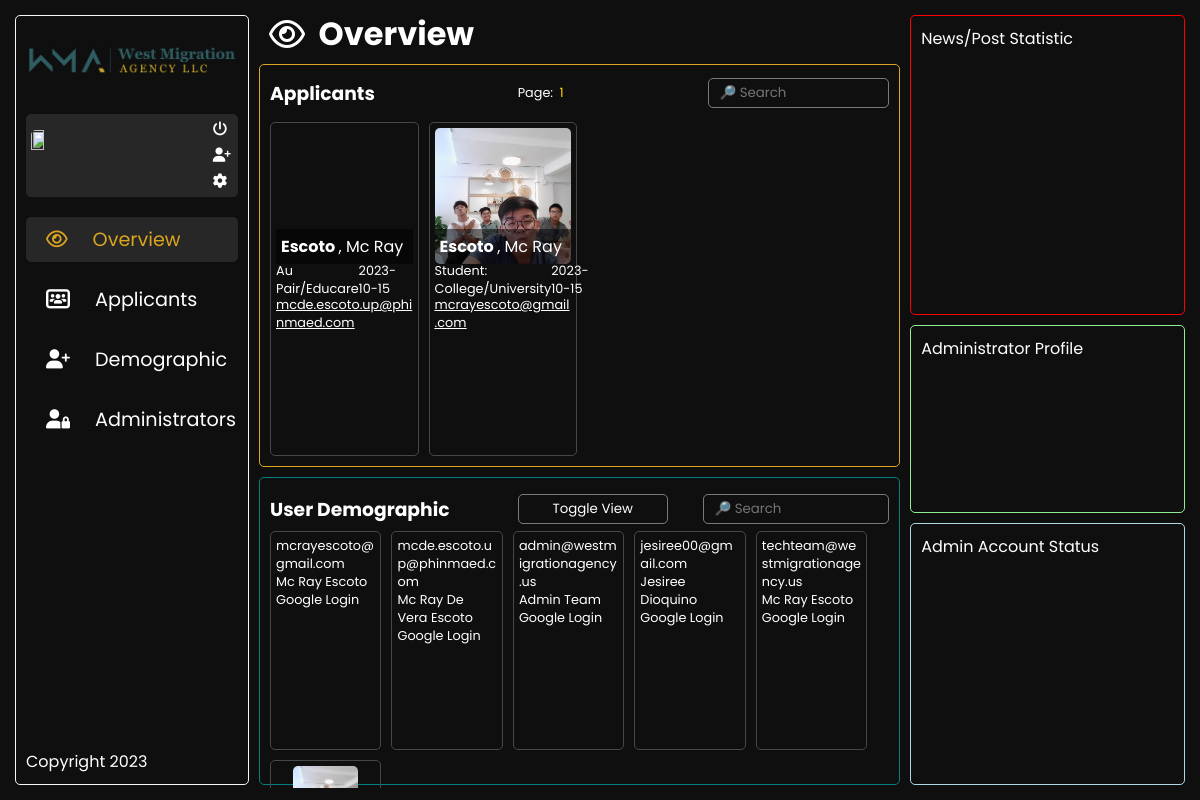
Page /Administrator/Admin_Dashboard/Dash_Overview/dash_overview.php on the committed database.
### tables this page shows
CREATE TABLE `j1_visa` (
  `id` int(11) NOT NULL,
  `first_name` varchar(50) DEFAULT NULL,
  `last_name` varchar(50) DEFAULT NULL,
  `full_address` varchar(255) DEFAULT NULL,
  `country` varchar(50) DEFAULT NULL,
  `phone_number` varchar(15) DEFAULT NULL,
  `email_address` varchar(100) DEFAULT NULL,
  `profession` varchar(100) DEFAULT NULL,
  `date_submitted` date DEFAULT curdate(),
  `file` varchar(255) DEFAULT NULL,
  `login_method` varchar(255) DEFAULT NULL
);

CREATE TABLE `wma_users_google` (
  `id` int(11) NOT NULL,
  `email` varchar(100) NOT NULL DEFAULT '',
  `first_name` varchar(50) NOT NULL DEFAULT '',
  `last_name` varchar(50) NOT NULL DEFAULT '',
  `full_name` varchar(100) NOT NULL DEFAULT '',
  `picture` varchar(255) NOT NULL DEFAULT '',
  `verifiedEmail` int(11) NOT NULL DEFAULT 0,
  `token` varchar(255) NOT NULL DEFAULT ''
);

CREATE TABLE `wma_users_standard` (
  `id` int(11) NOT NULL,
  `first_name` varchar(50) NOT NULL,
  `last_name` varchar(50) NOT NULL,
  `phone_number` varchar(20) DEFAULT NULL,
  `birth_date` date DEFAULT NULL,
  `email` varchar(255) NOT NULL,
  `password` varchar(255) NOT NULL,
  `profile_picture` varchar(255) DEFAULT NULL
);

### Administrator/Admin_Dashboard/Dashboard_Scripts/j1_visa.php (called while the page is built, shortened)
<?php
require_once '../../Database/wma_forms.php';
$query = "SELECT * FROM j1_visa";
$result = $conn->query($query);
$applicants = [];
if ($result) {
   while ($row = $result->fetch_assoc()) {
      $applicants[] = $row;
   }
} else {
   echo "Error: " . $conn->error;
}
?>

### Administrator/Admin_Dashboard/Dashboard_Scripts/wma_users_tables.php (called while the page is built, shortened)
<?php
require_once '../../Database/wma_users.php';
$query_google = "SELECT * FROM wma_users_google";
$result_google = $conn->query($query_google);
$google_users = [];
if ($result_google) {
   while ($row = $result_google->fetch_assoc()) {
      $google_users[] = $row;
   }
} else {
   echo "Error: " . $conn->error;
}
$query_standard = "SELECT * FROM wma_users_standard";
$result_standard = $conn->query($query_standard);
$standard_users = [];
if ($result_standard) {
   while ($row = $result_standard->fetch_assoc()) {
      $standard_users[] = $row;
   }
} else {
   echo "Error: " . $conn->error;
}
?>

### Administrator/Admin_Dashboard/Dash_Overview/dash_overview.php (the view, shortened to what this page needs)
<?php
require_once "../../Database/wma_administrator.php";
require_once "../Dashboard_Scripts/j1_visa.php";
$page = isset($_GET['page']) ? $_GET['page'] : 1;
$cardsPerPage = 20;
$start = ($page - 1) * $cardsPerPage;
?>
<!DOCTYPE html>
<html lang="en">
<head>
   <link rel="stylesheet" href="dash_overview.css">
   <link rel="stylesheet" href="../Dash_Global/dash_global.css">
   <link rel="stylesheet" href="../../../Pages/Global/global.css" />
   <link rel="stylesheet" href="https://cdnjs.cloudflare.com/ajax/libs/font-awesome/6.4.2/css/all.min.css"
 />
</head>
<body>
   <nav>
      <div class="home_section">
         <a href="../../../Pages/Home/home.php">
            <img src="../../../Photos/wma-logo.png" alt="">
         </a>
      </div>
      <div class="admin_commands">
         <img src="../../Admin_Profile/Profile_Picture/<?php echo $_SESSION['email_address'] . ".jpg"; ?>" alt="">
         <div class="admin_data">
         </div>
         <div class="admin_buttons">
            <a href="../../Admin_Logout/admin_logout.php">
               <i class="fa-solid fa-power-off"></i>
            </a>
            <a href="../../Admin_Register/admin_register.php">
               <i class="fa-solid fa-user-plus"></i>
            </a>
            <a href="../../Admin_Profile/profile_settings.php">
               <i class="fa-solid fa-gear"></i>
            </a>
         </div>
      </div>
      <div class="dash_pages">
         <div class="overview_link dash_links" style="background-color: rgba(255, 255, 255, 0.1);">
            <a href="../../Admin_Dashboard/Dash_Overview/dash_overview.php">
               <i class="fa-regular fa-eye" style="color: goldenrod;"></i>
               <p style="color: goldenrod;">Overview</p>
            </a>
         </div>
         <div class="applicants_link dash_links">
            <a href="../../Admin_Dashboard/Dash_Applicants/dash_applicants.php">
               <i class="fa-solid fa-users-rectangle"></i>
               <p>Applicants</p>
            </a>
         </div>
         <div class="demographic_link dash_links">
            <a href="../../Admin_Dashboard/Dash_Demographic/dash_demographic.php">
               <i class="fa-solid fa-user-plus"></i>
               <p>Demographic</p>
            </a>
         </div>
         <div class="administrator_link dash_links">
            <a href="../../Admin_Dashboard/Dash_Administrators/dash_administrators.php">
               <i class="fa-solid fa-user-lock"></i>
               <p>Administrators</p>
            </a>
         </div>
      </div>
      <p>Copyright 2023</p>
   </nav>
   <main>
      <div class="main_left">
         <div class="main_title">
            <h1>
               <i class="fa-regular fa-eye"></i> &nbsp; Overview
            </h1>
         </div>
         <div class="applicant_database">
            <div class="applicant_navigator">
               <h3>Applicants</h3>
               <div class="toolkit">
                  <div class="pagination">
                     Page:
                     <?php
                     $totalCards = count($applicants);
                     $totalPages = ceil($totalCards / $cardsPerPage);
                     for ($i = 1; $i <= $totalPages; $i++) {
                        $activeClass = ($i == $page) ? 'active' : '';
                        echo "<a href='?page=$i' class='$activeClass'>$i</a>";
                     }
                     ?>
                  </div>
                  <div class="search_bar">
                     <input type="text" id="searchbar" name="searchbar" placeholder="🔎 Search"
                        oninput="applicant_search()">
                  </div>
               </div>
            </div>
            <div class="applicant_card_container">
               <?php
               foreach (array_slice($applicants, $start, $cardsPerPage) as $applicant) {
                  $first_name = $applicant['first_name'];
                  $last_name = $applicant['last_name'];
                  $email_address = $applicant['email_address'];
                  $profession = $applicant['profession'];
                  $date_submitted = $applicant['date_submitted'];
                  $login_method = $applicant['login_method'];
                  ?>
                  <div class="applicant_card"
                     data-search="<?php echo strtolower($first_name . ' ' . $last_name . ' ' . $email_address . ' ' . $profession); ?>">
                     <?php
                     if ($login_method === "google_login") {
                        require_once "../Dashboard_Scripts/wma_users_tables.php";
                        foreach ($google_users as $google_user) {
                           $profile_picture = $google_user['picture'];
                        }
                        ?>
                        <div class="applicant_picture" style="background-image: url(<?php echo $profile_picture; ?>);">
                           <?php
                     } elseif ($login_method === "standard_login") {
                        ?>
                           <div class="applicant_picture"
                              style="background-image: url(../../../Users/Standard_User/Standard_Profile/Profile_Pictures/<?php echo $email_address ?>/profile_picture.jpg);">
                              <?php
                     }
                     ?>
                           <div class="applicant_nameplate">
                              <p><b>
                                    <?php echo $last_name; ?>
                                 </b>,
                                 <?php echo $first_name; ?>
                              </p>
                           </div>
                        </div>
                        <div class="other_details">
                           <p>
                              <?php echo $profession; ?>
                           </p>
                           <p>
                              <?php echo $date_submitted; ?>
                           </p>
                        </div>
                        <p class="email_address">
                           <a href="">
                              <?php echo $email_address; ?>
                           </a>
                        </p>
                     </div>
                     <?php
               }
               ?>
               </div>
            </div>
            <div class="demographic_stats">
               <div class="demographic_navigator">
                  <h3>User Demographic</h3>
                  <div class="demographic_toolkit">
                     <button onclick="showGraph()">Toggle View</button>
                     <div class="search_bar">
                     <input type="text" id="userSearch" name="searchbar" placeholder="🔎 Search"
                        onkeyup="searchUsers()">
                  </div>
                  </div>
               </div>
               <div class="user_card_container">
                  <?php
                  require_once "../Dashboard_Scripts/wma_users_tables.php";
                  foreach ($google_users as $user): ?>
                     <div class="user_cards">
                        <p>
                           <?php echo $user['email']; ?>
                        </p>
                        <p>
                           <?php echo $user['full_name']; ?>
                        </p>
                        <p>Google Login</p>
                     </div>
                  <?php endforeach; ?>
                  <?php foreach ($standard_users as $user): ?>
                     <div class="user_cards">
                        <div class="demographic_picture"
                           style="background-image: url(../../../Users/Standard_User/Standard_Profile/Profile_Pictures/<?php echo $user['email'] ?>/profile_picture.jpg);">
                        </div>
                     </div>
                  <?php endforeach; ?>
               </div>
            </div>
         </div>
      <div class="main_right">
         <div class="post_stats">
            News/Post Statistic
         </div>
         <div class="admin_profile">
            Administrator Profile
         </div>
         <div class="admin_stats">
            Admin Account Status
         </div>
      </div>
   </main>
</body>
</html>

### Administrator/Admin_Dashboard/Dash_Overview/dash_overview.css (style rules this page uses)
main { width: 80%; height: 100%; border-radius: 5px; gap: 10px; display: flex; }
.main_left { width: 70%; gap: 10px; display: flex; flex-direction: column; }
.main_title { height: 5%; width: 40%; padding-left: 10px; display: flex; align-items: center; }
.main_title h1 { height: 100%; display: flex; align-items: center; }
.applicant_database { width: 100%; height: 55%; padding: 10px; border-radius: 5px; border: 1px solid goldenrod; gap: 10px; display: flex; align-items: center; flex-direction: column; justify-content: center; }
.applicant_navigator { width: 100%; height: 10%; display: flex; align-items: center; justify-content: space-between; }
.toolkit { width: 60%; gap: 10px; display: flex; align-items: center; justify-content: space-between; }
.pagination { width: 50%; font-size: 0.8rem; }
.pagination a { padding: 0px 3px; transition: all 0.25s; text-decoration: none; }
.pagination a.active { color: gold; }
.search_bar { width: 50%; }
.search_bar input { width: 100%; height: 30px; border-radius: 5px; text-indent: 10px; background-color: transparent; border: 1px solid rgb(149, 149, 149, 0.8); }
.applicant_card_container { width: 100%; height: 90%; flex-wrap: wrap; overflow-y: scroll; gap: 10px; display: flex; justify-content: flex-start; }
.applicant_card { width: 24%; aspect-ratio: 3/4; border-radius: 5px; padding: 5px; border: 1px solid rgb(72, 72, 72); display: flex; align-items: center; flex-direction: column; justify-content: flex-start; }
.applicant_picture { width: 100%; aspect-ratio: 1/1; border-radius: 5px; position: relative; background-size: cover; background-position: center; background-repeat: no-repeat; }
.applicant_nameplate { bottom: 0px; width: 100%; padding: 5px; font-size: 1rem; position: absolute; background-color: rgb(0, 0, 0, 0.5); }
.other_details, .email_address { width: 100%; font-size: 0.8rem; }
.other_details { height: 10%; display: flex; align-items: center; justify-content: space-between; }
.email_address { height: 15%; word-wrap: break-word; text-decoration: underline; }
.demographic_stats { width: 100%; height: 40%; padding: 10px; border-radius: 5px; border: 1px solid teal ; }
.demographic_navigator { width: 100%; height: 15%; display: flex; align-items: center; justify-content: space-between; }
.demographic_toolkit { width: 60%; gap: 10px; display: flex; align-items: center; justify-content: space-between; }
.demographic_toolkit button { width: 150px; height: 30px; border-radius: 5px; background-color: transparent; border: 1px solid rgb(149, 149, 149, 0.8); }
.user_card_container { width: 100%; height: 90%; flex-wrap: wrap; overflow-y: scroll; gap: 10px; display: flex; justify-content: flex-start; }
.user_cards { width: 18%; height: 85%; border-radius: 5px; padding: 5px; border: 1px solid rgb(72, 72, 72); display: flex; align-items: center; flex-direction: column; justify-content: flex-start; }
.demographic_picture { width: 65%; border-radius: 5px; aspect-ratio: 1/1; background-size: cover; background-position: center; background-repeat: no-repeat; }
.user_cards p { width: 100%; font-size: 0.8rem; word-wrap: break-word; }
.main_right { width: 30%; height: 100%; gap: 10px; display: flex; flex-direction: column; }
.post_stats { width: 100%; height: 40%; padding: 10px; border-radius: 5px; border: 1px solid red; }
.admin_profile { width: 100%; height: 25%; padding: 10px; border-radius: 5px; border: 1px solid lightgreen; }
.admin_stats { width: 100%; height: 35%; padding: 10px; border-radius: 5px; border: 1px solid lightblue; }

### rows in the picture
j1_visa: last_name "Escoto", first_name "Mc Ray", profession "Au Pair/Educare", date_submitted "2023-10-15", email_address "mcde.escoto.up@phinmaed.com"
j1_visa: email_address (picture), last_name "Escoto", first_name "Mc Ray", profession "Student: College/University", date_submitted "2023-10-15", email_address "mcrayescoto@gmail.com"
wma_users_google: email "mcrayescoto@gmail.com", full_name "Mc Ray Escoto"
wma_users_google: email "mcde.escoto.up@phinmaed.com", full_name "Mc Ray De Vera Escoto"
wma_users_google: email "admin@westmigrationagency.us", full_name "Admin Team"
wma_users_google: email "jesiree00@gmail.com", full_name "Jesiree Dioquino"
wma_users_google: email "techteam@westmigrationagency.us", full_name "Mc Ray Escoto"
wma_users_standard: email (picture)
